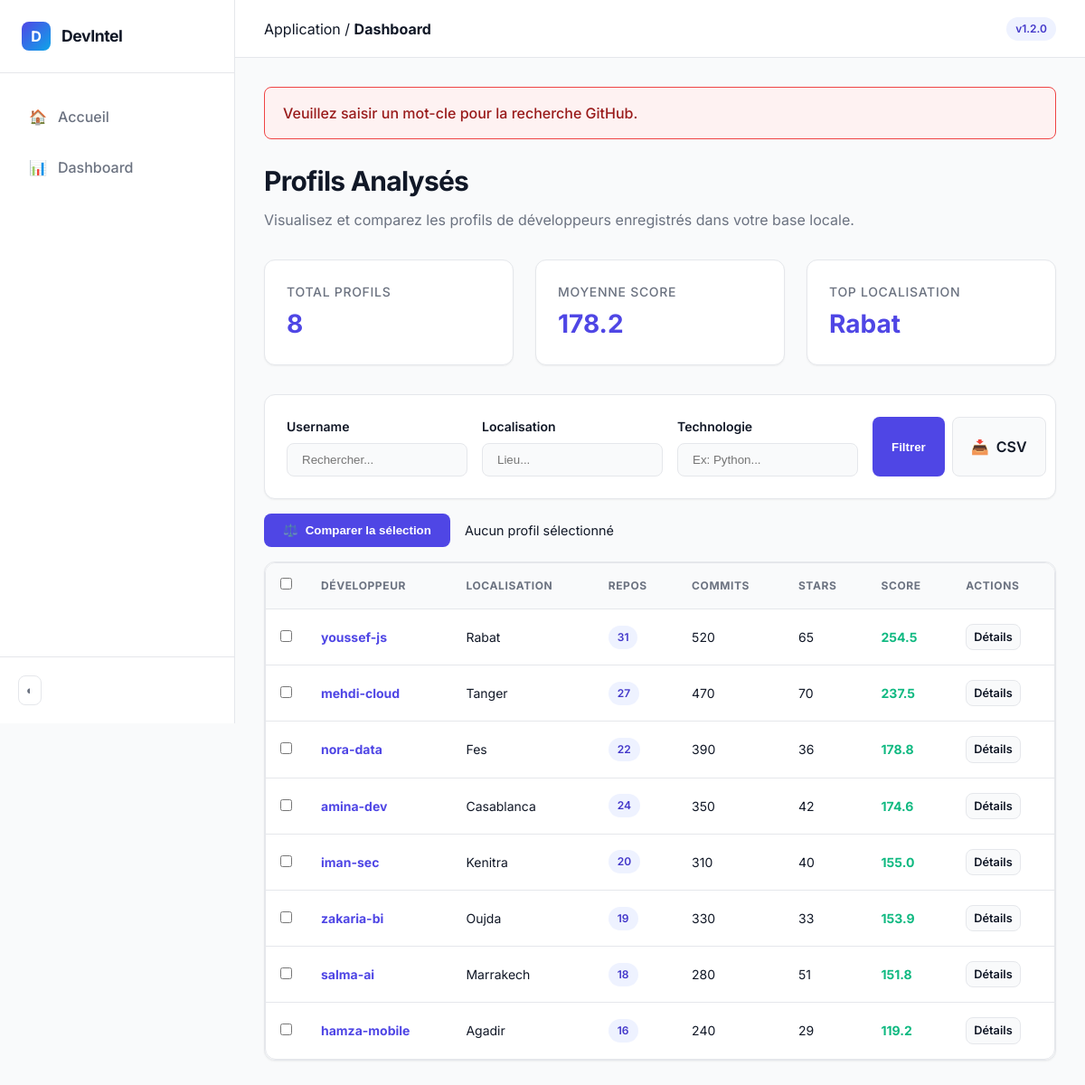
Screenshot of /search-github with the database file from the repository.
### tables this page shows
CREATE TABLE developers (
    id INTEGER PRIMARY KEY AUTOINCREMENT,
    username TEXT NOT NULL,
    source TEXT NOT NULL,
    profile_url TEXT,
    bio TEXT,
    location TEXT,
    repositories INTEGER DEFAULT 0,
    commits INTEGER DEFAULT 0,
    stars INTEGER DEFAULT 0,
    activity_score REAL DEFAULT 0,
    created_at TEXT DEFAULT CURRENT_TIMESTAMP
);

### app/routes.py (the view)
@main_bp.route("/search-github", methods=["GET"])
def search_github():
    search_filters = _build_search_filters(request.args)
    if not search_filters["query"]:
        flash("Veuillez saisir un mot-cle pour la recherche GitHub.", "error")
    return _handle_dashboard_with_search(search_filters)

### app/database.py (called while the page is built)
def get_db():
    if "db" not in g:
        db_path = Path(current_app.config["DATABASE_PATH"])
        db_path.parent.mkdir(parents=True, exist_ok=True)
        g.db = sqlite3.connect(db_path)
        g.db.row_factory = sqlite3.Row
    return g.db

def init_db():
    db = get_db()
    db.executescript(SCHEMA)
    db.commit()

### app/routes.py (called while the page is built)
def _get_search_limit(raw_value):
    try:
        return max(1, min(int(raw_value), 20))
    except (TypeError, ValueError):
        return DEFAULT_GITHUB_SEARCH_LIMIT

def _get_non_negative_int(raw_value):
    try:
        return max(0, int(raw_value))
    except (TypeError, ValueError):
        return 0

def _get_sort_value(raw_value):
    normalized = (raw_value or "").strip().lower()
    if normalized in {"followers", "repositories", "joined"}:
        return normalized
    return ""

def _get_order_value(raw_value):
    normalized = (raw_value or "").strip().lower()
    if normalized in {"asc", "desc"}:
        return normalized
    return "desc"

def _build_search_filters(values):
    return {
        "query": values.get("q", "").strip(),
        "limit": _get_search_limit(values.get("limit")),
        "language": values.get("language", "").strip(),
        "location": values.get("location", "").strip(),
        "min_followers": _get_non_negative_int(values.get("min_followers")),
        "min_repositories": _get_non_negative_int(values.get("min_repositories")),
        "sort": _get_sort_value(values.get("sort")),
        "order": _get_order_value(values.get("order")),
    }

def _render_dashboard(search_results=None, search_filters=None, db_filters=None):
    init_db()
    normalized_results = search_results or []
    normalized_filters = dict(DEFAULT_GITHUB_SEARCH_FILTERS)
    if search_filters:
        normalized_filters.update(search_filters)
    summary = get_summary()
    profiles = get_profiles(filters=db_filters)
    top_skills = get_top_skills()
    skills_chart = build_skills_chart()
    activity_chart = build_activity_chart()
    return render_template(
        "dashboard.html",
        summary=summary,
        profiles=profiles,
        top_skills=top_skills,
        skills_chart=skills_chart,
        activity_chart=activity_chart,
        search_results=normalized_results,
        search_filters=normalized_filters,
        db_filters=db_filters or {},
    )

### app/services/analysis.py (called while the page is built)
def _rows_to_dicts(rows):
    return [dict(row) for row in rows]

### app/templates/dashboard.html (shortened to what this page needs)
{% extends "base.html" %}
{% block breadcrumb %}Dashboard{% endblock %}
{% block content %}
<div class="mb-4">
    <h1 class="page-title">Profils Analysés</h1>
    <p class="page-subtitle">Visualisez et comparez les profils de développeurs enregistrés dans votre base locale.</p>
</div>
<div class="stats-grid">
    <div class="card stat-card">
        <span class="stat-label">Total Profils</span>
        <span class="stat-value">{{ profiles|length }}</span>
    </div>
    <div class="card stat-card">
        <span class="stat-label">Moyenne Score</span>
        {% if profiles %}
            {% set total_score = namespace(value=0) %}
            {% for p in profiles %}{% set total_score.value = total_score.value + p.activity_score %}{% endfor %}
            <span class="stat-value">{{ (total_score.value / profiles|length)|round(1) }}</span>
        {% else %}
            <span class="stat-value">0</span>
        {% endif %}
    </div>
    <div class="card stat-card">
        <span class="stat-label">Top Localisation</span>
        {% if profiles %}
            {% set loc_counts = {} %}
            {% for p in profiles %}
                {% if p.location %}
                    {% if p.location in loc_counts %}
                        {% do loc_counts.update({p.location: loc_counts[p.location] + 1}) %}
                    {% else %}
                        {% do loc_counts.update({p.location: 1}) %}
                    {% endif %}
                {% endif %}
            {% endfor %}
            {% set top_loc = namespace(name='N/A', count=0) %}
            {% for loc, count in loc_counts.items() %}
                {% if count > top_loc.count %}
                    {% set top_loc.name = loc %}
                    {% set top_loc.count = count %}
                {% endif %}
            {% endfor %}
            <span class="stat-value">{{ top_loc.name }}</span>
        {% else %}
            <span class="stat-value">N/A</span>
        {% endif %}
    </div>
</div>
<div class="card mb-4">
    <form action="{{ url_for('main.dashboard') }}" method="get" class="flex flex-wrap gap-4 items-end">
        <div style="flex: 1; min-width: 200px;">
            <label class="form-label">Username</label>
            <input type="text" name="db_username" value="{{ db_filters.username }}" class="input-control" placeholder="Rechercher...">
        </div>
        <div style="flex: 1; min-width: 200px;">
            <label class="form-label">Localisation</label>
            <input type="text" name="db_location" value="{{ db_filters.location }}" class="input-control" placeholder="Lieu...">
        </div>
        <div style="flex: 1; min-width: 200px;">
            <label class="form-label">Technologie</label>
            <input type="text" name="db_skill" value="{{ db_filters.skill }}" class="input-control" placeholder="Ex: Python...">
        </div>
        <div class="flex gap-2">
            <button type="submit" class="btn btn-primary">Filtrer</button>
            <a href="{{ url_for('main.export_csv', **request.args) }}" class="btn btn-secondary" title="Exporter en CSV">
                <span>📥</span> CSV
            </a>
        </div>
    </form>
</div>
<div class="flex justify-between items-center mb-4">
    <div class="flex gap-4 items-center">
        <form action="{{ url_for('main.compare_profiles') }}" method="post" id="compare-form">
            <button type="submit" class="btn btn-primary" id="compare-btn" disabled>
                <span>⚖️</span> Comparer la sélection
            </button>
        </form>
        <span class="text-muted" id="selection-count" style="font-size: 0.9rem;">Aucun profil sélectionné</span>
    </div>
</div>
<div class="card" style="padding: 0;">
    <div class="table-container">
        <table id="profiles-table">
            <thead>
                <tr>
                    <th style="width: 40px;"><input type="checkbox" id="select-all"></th>
                    <th>Développeur</th>
                    <th>Localisation</th>
                    <th>Repos</th>
                    <th>Commits</th>
                    <th>Stars</th>
                    <th>Score</th>
                    <th>Actions</th>
                </tr>
            </thead>
            <tbody>
                {% for profile in profiles %}
                <tr>
                    <td>
                        <input type="checkbox" name="developer_ids" value="{{ profile.id }}" class="compare-checkbox">
                    </td>
                    <td>
                        <div class="flex items-center gap-2">
                            <strong style="color: var(--primary);">{{ profile.username }}</strong>
                        </div>
                    </td>
                    <td>{{ profile.location or 'Non spécifié' }}</td>
                    <td><span class="badge badge-indigo">{{ profile.repositories }}</span></td>
                    <td>{{ profile.commits }}</td>
                    <td>{{ profile.stars }}</td>
                    <td>
                        <div style="font-weight: 700; color: {{ 'var(--success)' if profile.activity_score > 50 else 'var(--text-main)' }}">
                            {{ profile.activity_score }}
                        </div>
                    </td>
                    <td>
                        <a href="{{ url_for('main.smart_profile_developer', developer_id=profile.id) }}" class="btn btn-secondary" style="padding: 4px 8px; font-size: 0.8rem;">Détails</a>
                    </td>
                </tr>
                {% endfor %}
            </tbody>
        </table>
    </div>
</div>
{% endblock %}

### app/templates/base.html (shortened to what this page needs)
<!DOCTYPE html>
<html lang="fr">
<head>
    <link rel="stylesheet" href="{{ url_for('static', filename='style.css') }}">
</head>
<body>
    <div class="app-container">
        <aside class="sidebar">
            <div class="sidebar-header">
                <div class="sidebar-logo">D</div>
                <span class="sidebar-title">DevIntel</span>
            </div>
            <nav class="sidebar-nav">
                <a href="{{ url_for('main.index') }}" class="nav-item {% if request.endpoint == 'main.index' %}active{% endif %}">
                    <span>🏠</span> Accueil
                </a>
                <a href="{{ url_for('main.dashboard') }}" class="nav-item {% if request.endpoint == 'main.dashboard' %}active{% endif %}">
                    <span>📊</span> Dashboard
                </a>
            </nav>
            <div class="sidebar-footer">
                <button type="button" class="theme-toggle" id="theme-toggle" title="Changer le thème">
                    <span id="theme-icon">◐</span>
                </button>
            </div>
        </aside>
        <div class="main-wrapper">
            <header class="top-header">
                <div class="breadcrumb">
                    <span class="text-muted">Application</span> /
                    <strong>{% block breadcrumb %}{% endblock %}</strong>
                </div>
                <div class="header-actions">
                    <span class="badge badge-indigo">v1.2.0</span>
                </div>
            </header>
            <main class="content-area">
                {% with messages = get_flashed_messages(with_categories=true) %}
                    {% if messages %}
                        {% for category, message in messages %}
                            <div class="alert alert-{{ 'success' if category == 'success' else 'error' }}">
                                {{ message }}
                            </div>
                        {% endfor %}
                    {% endif %}
                {% endwith %}
                {% block content %}{% endblock %}
            </main>
        </div>
    </div>
</body>
</html>

### rows the page displays
developers: name "Rabat", username "youssef-js", location "Rabat", repositories "31", commits "520", stars "65", activity_score "254.5"
developers: username "mehdi-cloud", location "Tanger", repositories "27", commits "470", stars "70", activity_score "237.5"
developers: username "nora-data", location "Fes", repositories "22", commits "390", stars "36", activity_score "178.8"
developers: username "amina-dev", location "Casablanca", repositories "24", commits "350", stars "42", activity_score "174.6"
developers: username "iman-sec", location "Kenitra", repositories "20", commits "310", stars "40", activity_score "155.0"
developers: username "zakaria-bi", location "Oujda", repositories "19", commits "330", stars "33", activity_score "153.9"
developers: username "salma-ai", location "Marrakech", repositories "18", commits "280", stars "51", activity_score "151.8"
developers: username "hamza-mobile", location "Agadir", repositories "16", commits "240", stars "29", activity_score "119.2"

### other values shown
{{ message }} "Veuillez saisir un mot-cle pour la recherche GitHub."
{{ profiles|length }} "8"
{{ (total_score.value / profiles|length)|round(1) }} "178.2"
